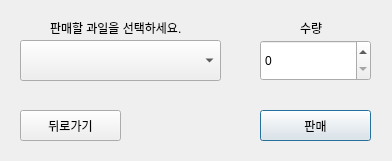
<?xml version="1.0" encoding="UTF-8"?>
<ui version="4.0">
 <class>Dialog</class>
 <widget class="QDialog" name="Dialog">
  <property name="geometry">
   <rect>
    <x>0</x>
    <y>0</y>
    <width>392</width>
    <height>161</height>
   </rect>
  </property>
  <property name="windowTitle">
   <string>Dialog</string>
  </property>
  <widget class="QPushButton" name="sales">
   <property name="geometry">
    <rect>
     <x>260</x>
     <y>110</y>
     <width>111</width>
     <height>31</height>
    </rect>
   </property>
   <property name="text">
    <string>판매</string>
   </property>
  </widget>
  <widget class="QComboBox" name="fruit_lisk">
   <property name="geometry">
    <rect>
     <x>20</x>
     <y>40</y>
     <width>201</width>
     <height>41</height>
    </rect>
   </property>
  </widget>
  <widget class="QSpinBox" name="quantuty">
   <property name="geometry">
    <rect>
     <x>260</x>
     <y>40</y>
     <width>111</width>
     <height>41</height>
    </rect>
   </property>
  </widget>
  <widget class="QPushButton" name="sales_2">
   <property name="geometry">
    <rect>
     <x>20</x>
     <y>110</y>
     <width>101</width>
     <height>31</height>
    </rect>
   </property>
   <property name="text">
    <string>뒤로가기</string>
   </property>
  </widget>
  <widget class="QLabel" name="label">
   <property name="geometry">
    <rect>
     <x>50</x>
     <y>20</y>
     <width>151</width>
     <height>16</height>
    </rect>
   </property>
   <property name="text">
    <string>판매할 과일을 선택하세요.</string>
   </property>
  </widget>
  <widget class="QLabel" name="label_2">
   <property name="geometry">
    <rect>
     <x>300</x>
     <y>20</y>
     <width>31</width>
     <height>16</height>
    </rect>
   </property>
   <property name="text">
    <string>수량</string>
   </property>
  </widget>
 </widget>
 <resources/>
 <connections/>
</ui>
